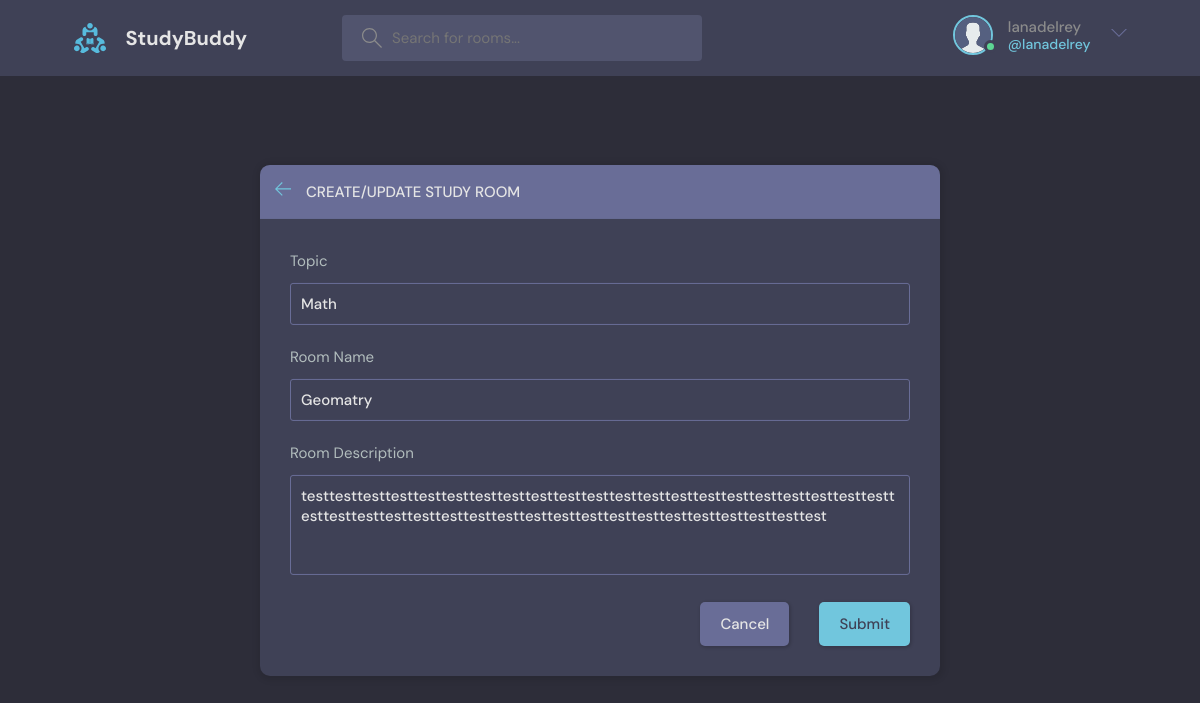
The page /update-room/13 (signed in) on the database its author committed.
### base/models.py (models this page shows, shortened)
class Room(models.Model):
    host = models.ForeignKey(User, on_delete = models.SET_NULL, null = True)
    topic =  models.ForeignKey(Topic, on_delete = models.SET_NULL, null = True)
    name = models.CharField(max_length=200)
    description = models.TextField(null = True, blank=True)
    participants = models.ManyToManyField(User, related_name='participants', blank=True )
    updated = models.DateTimeField(auto_now = True)
    created = models.DateTimeField(auto_now_add = True)
    class Meta:
        ordering = ['-updated', '-created']

class Topic(models.Model):
    name = models.CharField(max_length=200)

### base/views.py (the view, shortened to what this page needs)
# urls.py: path('update-room/<str:pk>', views.updateRoom, name="update-room"),
@login_required(login_url='login')
def updateRoom(request, pk):
    room = Room.objects.get(id=pk)
    form = RoomForm(instance=room)
    topics = Topic.objects.all()
    if room.host != request.user:
        return HttpResponse('You donot have permission to update room')
    return render(request, 'room_form.html', {'form':form, 'topics':topics, 'room':room})

### base/forms.py
class RoomForm(ModelForm):
    class Meta:
        model = Room
        fields = '__all__'
        exclude = ['host', 'participants']

### templates/room_form.html (shortened to what this page needs)
{% extends 'main.html' %}
{% block content %}
  <main class="create-room layout">
    <div class="container">
      <div class="layout__box">
        <div class="layout__boxHeader">
          <div class="layout__boxTitle">
            <a href="{% url 'home' % }">
              <svg version="1.1" xmlns="http://www.w3.org/2000/svg" width="32" height="32" viewBox="0 0 32 32">
                <title>arrow-left</title>
                <path
                  d="M13.723 2.286l-13.723 13.714 13.719 13.714 1.616-1.611-10.96-10.96h27.625v-2.286h-27.625l10.965-10.965-1.616-1.607z">
                </path>
              </svg>
            </a>
            <h3>Create/Update Study Room</h3>
          </div>
        </div>
        <div class="layout__body">
          <form class="form" action="" method="POST">
            <div class="form__group">
              <label for="room_topic">Topic</label>
              <input required type="text" value="{{room.topic.name}}" name="topic" id="room_topic" list="topic-list" />
            </div>
            <div class="form__group">
              <label for="room_name">Room Name</label>
              {{form.name}}
            </div>
            <div class="form__group">
              <label for="room_description">Room Description</label>
              {{form.description}}
            </div>
            <div class="form__action">
              <a class="btn btn--dark" href="{% url 'home' %}">Cancel</a>
              <button class="btn btn--main" type="submit">Submit</button>
            </div>
          </form>
        </div>
      </div>
    </div>
  </main>
  {% endblock %}

### templates/navbar.html (shortened to what this page needs)
{% load static %}
<header class="header header--loggedIn">
    <div class="container">
      <a href="{% url 'home' %}" class="header__logo">
        <img src="{% static 'images/logo.svg' %}" />
        <h1>StudyBuddy</h1>
      </a>
      <form class="header__search" method = "GET" action="{% url 'home' %}">
        <label>
          <input name="q" placeholder="Search for rooms..." />
        </label>
      </form>
      <nav class="header__menu">
        {% if request.user.is_authenticated %}
            <div class="header__user">
            <a href="{% url 'user-profile' request.user.id %}">
                <div class="avatar avatar--medium active">
                <img src="{% static 'images/avatar.svg' %}" />
                </div>
                <p>{{ request.user.username }}<span>@{{ request.user.username }}</span></p>
            </a>
            <button class="dropdown-button">
                <svg version="1.1" xmlns="http://www.w3.org/2000/svg" width="32" height="32" viewBox="0 0 32 32">
                <title>chevron-down</title>
                <path d="M16 21l-13-13h-3l16 16 16-16h-3l-13 13z"></path>
                </svg>
            </button>
            </div>
        {% else %}
            <a href="{% url 'login' %}">
            <img src="{% static 'images/avatar.svg' %}" />
            <p>Login</p>
            </a>
        {% endif %}
      </nav>
    </div>
  </header>

### rows shown on the page
Room: topic "Math", name "Geomatry", description "testtesttesttesttesttesttesttesttesttesttesttesttesttesttesttesttesttesttesttesttesttesttesttesttesttesttesttesttesttesttesttesttesttesttesttesttesttesttesttest"

### other values the page prints
{{ request.user.username }} "lanadelrey"
